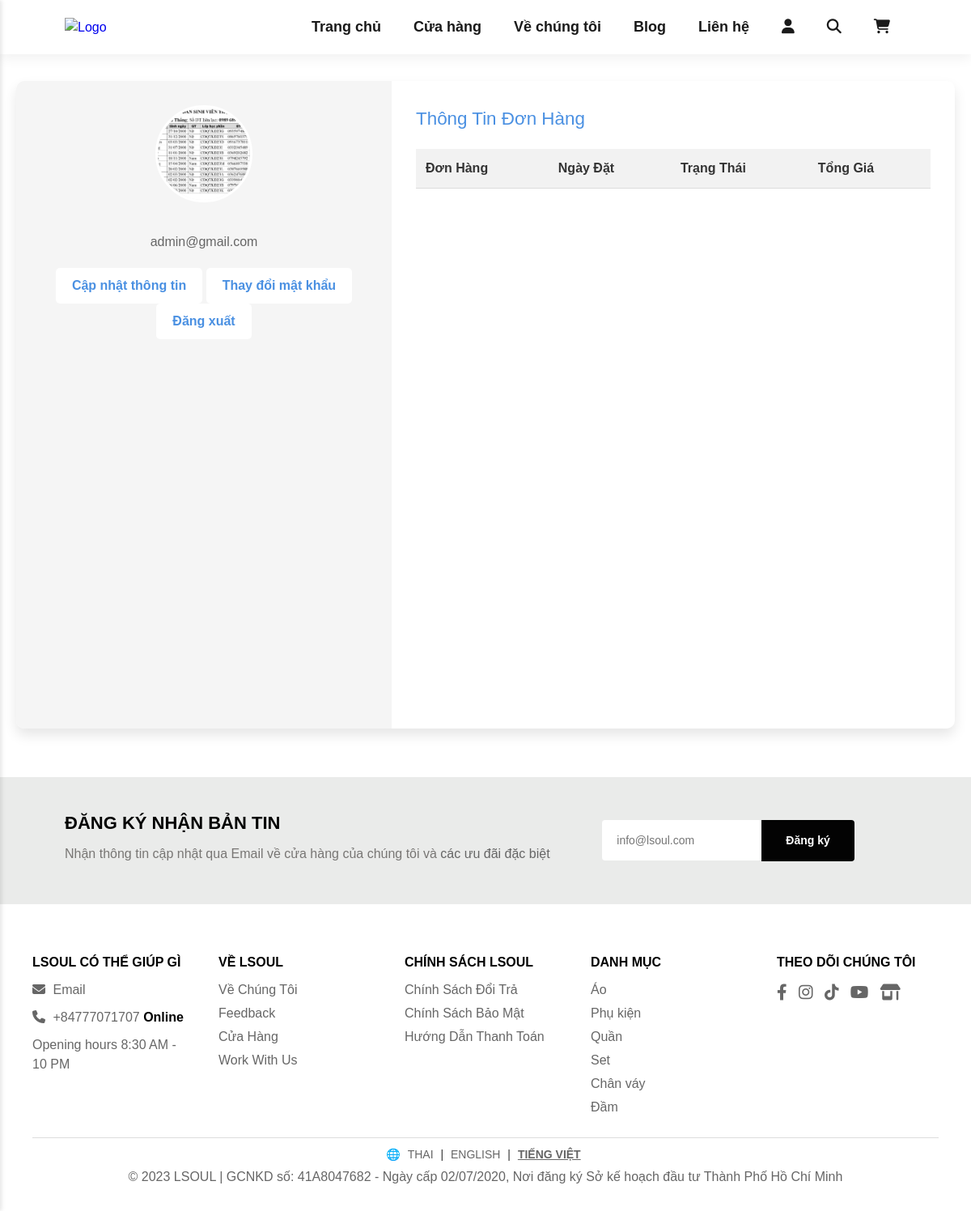
Page /me (signed in) on the committed database.
### tables this page shows
CREATE TABLE `users` (
  `userId` int(11) NOT NULL,
  `userName` varchar(255) NOT NULL,
  `phone` varchar(11) NOT NULL,
  `email` varchar(255) NOT NULL,
  `password` varchar(255) NOT NULL,
  `image` varchar(255) NOT NULL,
  `city` varchar(255) NOT NULL,
  `district` varchar(255) NOT NULL,
  `ward` varchar(255) NOT NULL,
  `street` varchar(255) NOT NULL,
  `gender` varchar(5) NOT NULL,
  `birthdate` date NOT NULL,
  `isAdmin` tinyint(4) NOT NULL DEFAULT 0,
  `createdAt` date NOT NULL DEFAULT current_timestamp()
);

CREATE TABLE `categories` (
  `categoryId` int(11) NOT NULL,
  `categoryName` varchar(1000) NOT NULL
);

### app/controllers/UserController.php (called while the page is built, shortened)
<?php
require_once 'app/models/UserModel.php';
class UserController
{
    private $userModel;
    public function __construct()
    {
        $this->userModel = new UserModel();
    }
    public function profile()
    {
        $userId = $_SESSION['userId'];
        $user = $this->userModel->getUserById($userId);
        require_once 'app/views/layout.php';
    }
}
?>

### app/models/UserModel.php (called while the page is built, shortened)
<?php
require_once 'app/config/DatabaseConnection.php';
class UserModel
{
    private $conn;
    public function __construct()
    {
        $db = new DatabaseConnection();
        $this->conn = $db->getConnection();
    }
    public function getUserById($userId)
    {
        $stmt = $this->conn->prepare("SELECT * FROM users WHERE userId = :userId");
        $stmt->bindParam(':userId', $userId, PDO::PARAM_INT);
        $stmt->execute();
        $result = $stmt->fetch(PDO::FETCH_ASSOC);
        return $result;
    }
}
?>

### app/config/DatabaseConnection.php (called while the page is built, shortened)
<?php
class DatabaseConnection
{
    private $host;
    private $db_name;
    private $username;
    private $password;
    public function __construct()
    {
        $this->host = HOST;
        $this->db_name = DB_NAME;
        $this->username = USERNAME;
        $this->password = PASSWORD;
    }
    public function getConnection()
    {
        $this->conn = null;
        try {
            $this->conn = new PDO("mysql:host=" . $this->host . ";dbname=" . $this->db_name, $this->username, $this->password);
            $this->conn->setAttribute(PDO::ATTR_ERRMODE, PDO::ERRMODE_EXCEPTION);
        } catch (PDOException $e) {
            echo "Connection error: " . $e->getMessage();
        }
        return $this->conn;
    }
}
?>

### app/models/CategoryModel.php (called while the page is built, shortened)
<?php
require_once 'app/config/DatabaseConnection.php';
class CategoryModel
{
    private $conn;
    public function __construct()
    {
        $db = new DatabaseConnection();
        $this->conn = $db->getConnection();
    }
    public function getAllCategories()
    {
        $stmt = $this->conn->prepare("SELECT * FROM categories ORDER BY categoryId DESC");
        $stmt->execute();
        $result = $stmt->fetchAll(PDO::FETCH_ASSOC);
        return $result;
    }
}
?>

### app/views/user/me/profile.php (the view, shortened to what this page needs)
<link rel="stylesheet" href="<?php echo BASE_PATH . '/app/public/css/style3.css' ?>">
<div class="customer-container">
    <div class="customer-management">
        <div class="customer-info">
            <img src="<?php echo $user['image'] ?>" alt="Avatar">
            <p><?php echo $user['email'] ?></p>
            <a href="update-profile" class="edit-button">Cập nhật thông tin</a>
            <a href="update-password" class="edit-button">Thay đổi mật khẩu</a>
            <a href="logout" class="edit-button">Đăng xuất</a>
        </div>
        <div class="order-info">
            <h3>Thông Tin Đơn Hàng</h3>
            <table class="order-table">
                <thead>
                    <tr>
                        <th>Đơn Hàng</th>
                        <th>Ngày Đặt</th>
                        <th>Trạng Thái</th>
                        <th>Tổng Giá</th>
                    </tr>
                </thead>
            </table>
        </div>
    </div>
</div>

### app/views/common/footer.php (shortened to what this page needs)
<?php
require_once 'app/models/CategoryModel.php';
$categoryModel = new CategoryModel();
$categories = $categoryModel->getAllCategories();
?>
<section id="newsletter" class="section-p1 section-m1">
    <div class="newstext">
        <h4> ĐĂNG KÝ NHẬN BẢN TIN</h4>
        <p> Nhận thông tin cập nhật qua Email về cửa hàng của chúng tôi và <span> các ưu đãi đặc biệt </span>
        </p>
    </div>
    <div class="form">
        <input type="text" placeholder="info@lsoul.com">
        <button class="normal"> Đăng ký </button>
    </div>
</section>
<footer>
    <div class="footer-container">
        <div class="footer-section">
            <h4>LSOUL CÓ THỂ GIÚP GÌ</h4>
            <p><a href="mailto:your-email@example.com"><i class="fa-solid fa-envelope"></i> Email</a></p>
            <p><i class="fa-solid fa-phone"></i> +84777071707 <span class="online">Online</span></p>
            <p>Opening hours 8:30 AM - 10 PM</p>
        </div>
        <div class="footer-section">
            <h4>VỀ LSOUL</h4>
            <ul>
                <li><a href="<?php echo BASE_PATH . '/about' ?>">Về Chúng Tôi</a></li>
                <li><a href="<?php echo BASE_PATH . '/#feedback' ?>">Feedback</a></li>
                <li><a href="<?php echo BASE_PATH . '/shop' ?>">Cửa Hàng</a></li>
                <li><a href="<?php echo BASE_PATH . '/contact' ?>">Work With Us</a></li>
            </ul>
        </div>
        <div class="footer-section">
            <h4>CHÍNH SÁCH LSOUL</h4>
            <ul>
                <li><a href="<?php echo BASE_PATH . '/policy' ?>">Chính Sách Đổi Trả</a></li>
                <li><a href="<?php echo BASE_PATH . '/policy' ?>">Chính Sách Bảo Mật</a></li>
                <li><a href="<?php echo BASE_PATH . '/policy' ?>">Hướng Dẫn Thanh Toán</a></li>
            </ul>
        </div>
        <div class="footer-section">
            <h4>DANH MỤC</h4>
            <ul>
                <?php foreach ($categories as $category): ?>
                    <li><a
                            href="shop?categoryId=<?php echo $category['categoryId']; ?>"><?php echo $category['categoryName']; ?></a>
                    </li>
                <?php endforeach; ?>
            </ul>
        </div>
        <div class="footer-section">
            <h4>THEO DÕI CHÚNG TÔI</h4>
            <div class="social-icons">
                <a href="https://www.facebook.com/lsoul.officiel"><i class="fa-brands fa-facebook-f"></i></a>
                <a href="https://www.instagram.com/lsoul.officiel/"><i class="fa-brands fa-instagram"></i></a>
                <a href="https://www.tiktok.com/@lsoul.officiel?_t=8qumpMMgNyg&_r=1"><i
                        class="fa-brands fa-tiktok"></i></a>
                <a href="https://www.youtube.com/@lsoulofficial"><i class="fa-brands fa-youtube"></i></a>
                <a href="https://shopee.vn/lsoul.vn"><i class="fa-solid fa-shop"></i></a>
            </div>
        </div>
    </div>
    <div class="footer-bottom">
        <div class="language-switch">
            🌐 <a href="#">THAI</a> | <a href="#">ENGLISH</a> | <a href="#" class="active">TIẾNG VIỆT</a>
        </div>
        <p style="text-align: center;">© 2023 LSOUL | GCNKD số: 41A8047682 - Ngày cấp 02/07/2020, Nơi đăng ký Sở kế
            hoạch đầu tư Thành Phố Hồ Chí
            Minh</p>
    </div>
</footer>

### app/public/css/style.css (style rules this page uses)
* { font-family: Arial, sans-serif; font-weight: 300; margin: 0; padding: 0; box-sizing: border-box; line-height: 1.5; }
h4 { font-size: 30px; color: #222; }
p { font-size: 16px; color: #666; text-align: center; }
.section-p1 { padding: 40px 80px; }
.section-m1 { margin: 40px 0; }
button.normal { font-size: 14px; font-weight: 600; padding: 15px 30px; color: #000; background-color: white; border-radius: 4px; cursor: pointer; border: none; outline: none; transition: 0.2s; }
body { width: 100%; }
:root { --font-primary: "Spartan", sans-serif; --color-text-primary: #222; --color-text-secondary: #666; --color-bg-primary: #ffffff; --color-border: #707070; --color-hover: #7d7f7e; }
#newsletter { display: flex; justify-content: space-between; flex-wrap: wrap; align-items: center; background-color: #eaebea; }
#newsletter h4 { font-size: 22px; font-weight: 700; color: #030303; }
#newsletter p { font-size: 16px; font-weight: 600px; color: #787674; }
#newsletter p span { color: #666; }
#newsletter .form { display: flex; width: 30%; }
#newsletter input { height: 3.125rem; padding: 0 1.25em; font-size: 14px; width: 100%; border: 1px solid transparent; border-radius: 4px; outline: none; border-top-right-radius: 0; border-bottom-right-radius: 0; }
#newsletter button { background-color: #030303; color: #fff; white-space: nowrap; border-top-left-radius: 0; border-bottom-left-radius: 0; }
footer { background-color: #ffffff; padding: 20px 40px; color: #333; }
.footer-container { display: flex; justify-content: space-between; align-items: flex-start; flex-wrap: wrap; gap: 30px; }
.footer-section { flex: 1; min-width: 200px; max-width: 200px; }
.footer-section h4 { font-size: 16px; font-weight: 600; margin-bottom: 10px; color: #000; }
.footer-section p { font-size: 16px; color: #666; text-align: left; }
.footer-section span { color: #000; }
.footer-section a { color: #666; text-decoration: none; }
.footer-section ul { list-style: none; padding: 0; }
.footer-section ul li { margin-bottom: 5px; }
.footer-section ul li a { text-decoration: none; color: #666; }
.social-icons a { display: inline-block; margin-right: 10px; font-size: 20px; color: #666; text-decoration: none; }
.footer-bottom { text-align: center; margin-top: 20px; border-top: 1px solid #ddd; padding-top: 10px; font-size: 14px; }
.footer-bottom .language-switch a { margin: 0 5px; text-decoration: none; color: #666; }
.footer-bottom .language-switch a.active { font-weight: bold; text-decoration: underline; }
.footer-bottom p { margin-top: 5px; color: #666; }
.online { color: green; font-weight: bold; }
.fa-envelope, .fa-phone { margin-right: 5px; }
a { text-decoration: none; }
p { margin: 10px 0; text-align: justify; }

### rows in the picture
users: image (picture), email "admin@gmail.com"
categories: categoryName "Áo"
categories: categoryName "Phụ kiện"
categories: categoryName "Quần"
categories: categoryName "Set"
categories: categoryName "Chân váy"
categories: categoryName "Đầm"
